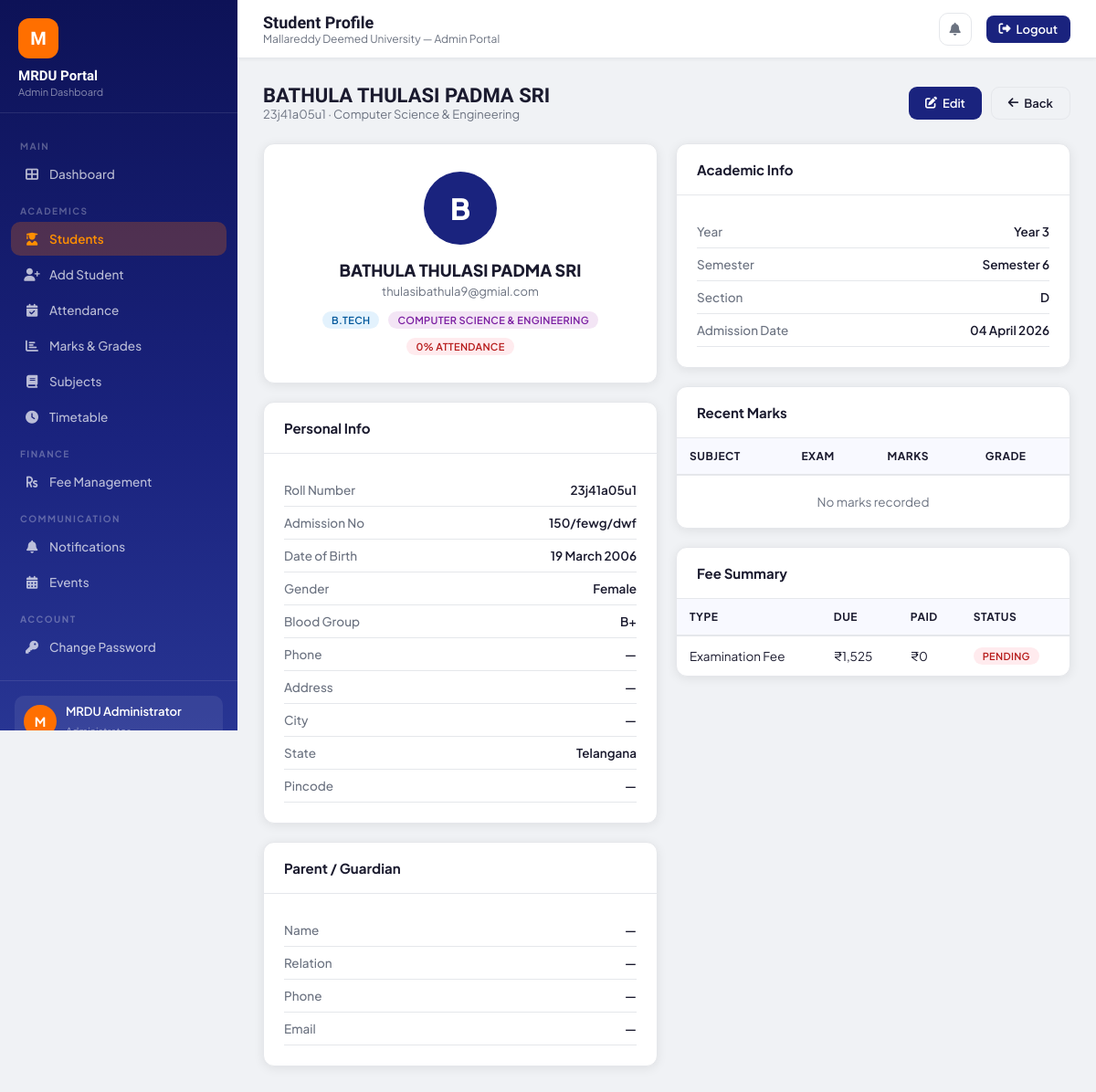
Page /admin/students/1 (signed in) on the committed database.
### models.py (models this page shows, shortened)
class User(UserMixin, db.Model):
    __tablename__ = 'users'
    id = db.Column(db.Integer, primary_key=True)
    username = db.Column(db.String(50), unique=True, nullable=False)
    email = db.Column(db.String(120), unique=True, nullable=False)
    password_hash = db.Column(db.String(256), nullable=False)
    role = db.Column(db.String(20), nullable=False, default='student')
    full_name = db.Column(db.String(100), nullable=False)
    is_active = db.Column(db.Boolean, default=True)
    created_at = db.Column(db.DateTime, default=datetime.utcnow)
    student_profile = db.relationship('Student', backref='user', uselist=False)
    admin_profile = db.relationship('Admin', backref='user', uselist=False)

class Student(db.Model):
    __tablename__ = 'students'
    id = db.Column(db.Integer, primary_key=True)
    user_id = db.Column(db.Integer, db.ForeignKey('users.id'), nullable=False)
    roll_number = db.Column(db.String(20), unique=True, nullable=False)
    admission_number = db.Column(db.String(20), unique=True)
    date_of_birth = db.Column(db.Date)
    gender = db.Column(db.String(10))
    phone = db.Column(db.String(15))
    address = db.Column(db.Text)
    city = db.Column(db.String(50))
    state = db.Column(db.String(50))
    pincode = db.Column(db.String(10))
    blood_group = db.Column(db.String(5))
    department = db.Column(db.String(100))
    course = db.Column(db.String(100))
    year = db.Column(db.Integer)
    semester = db.Column(db.Integer)
    section = db.Column(db.String(5))
    admission_date = db.Column(db.Date, default=datetime.utcnow)
    photo_url = db.Column(db.String(200))
    parent_name = db.Column(db.String(100))
    parent_phone = db.Column(db.String(15))
    parent_email = db.Column(db.String(120))
    parent_relation = db.Column(db.String(30))
    attendances = db.relationship('Attendance', backref='student', lazy=True)
    marks = db.relationship('Mark', backref='student', lazy=True)
    fees = db.relationship('Fee', backref='student', lazy=True)
    @property
    def attendance_percentage(self):
        total = Attendance.query.filter_by(student_id=self.id).count()
        if total == 0:
            return 0
        present = Attendance.query.filter_by(student_id=self.id, status='present').count()
        return round((present / total) * 100, 2)

class Fee(db.Model):
    __tablename__ = 'fees'
    id = db.Column(db.Integer, primary_key=True)
    student_id = db.Column(db.Integer, db.ForeignKey('students.id'), nullable=False)
    fee_type = db.Column(db.String(50))
    amount = db.Column(db.Float, nullable=False)
    amount_paid = db.Column(db.Float, default=0)
    due_date = db.Column(db.Date)
    paid_date = db.Column(db.DateTime)
    status = db.Column(db.String(20), default='pending')
    transaction_id = db.Column(db.String(50))
    receipt_number = db.Column(db.String(30))
    academic_year = db.Column(db.String(10))
    remarks = db.Column(db.String(200))
    created_at = db.Column(db.DateTime, default=datetime.utcnow)

### routes/admin.py (the view)
@admin.route('/students/<int:sid>')
@login_required
@admin_required
def view_student(sid):
    student = Student.query.get_or_404(sid)
    return render_template('admin/view_student.html', student=student)

### models.py (called while the page is built)
@login_manager.user_loader
def load_user(user_id):
    return User.query.get(int(user_id))

### routes/admin.py (called while the page is built)
def admin_required(f):
    @wraps(f)
    def decorated(*args, **kwargs):
        if not current_user.is_authenticated or current_user.role != 'admin':
            flash('Access denied. Admin privileges required.', 'danger')
            return redirect(url_for('auth.login'))
        return f(*args, **kwargs)
    return decorated

### templates/admin/view_student.html
{% extends "admin/base_admin.html" %}
{% block page_title %}Student Profile{% endblock %}
{% block content %}
<div class="page-header">
  <div><h2>{{ student.user.full_name }}</h2><p>{{ student.roll_number }} · {{ student.department }}</p></div>
  <div style="display:flex;gap:10px">
    <a href="{{ url_for('admin.edit_student', sid=student.id) }}" class="btn btn-primary"><i class="fas fa-edit"></i> Edit</a>
    <a href="{{ url_for('admin.students') }}" class="btn btn-outline"><i class="fas fa-arrow-left"></i> Back</a>
  </div>
</div>
<div class="grid-2">
  <div>
    <div class="card mb-3">
      <div class="card-body" style="text-align:center;padding:30px">
        <div style="width:80px;height:80px;border-radius:50%;background:var(--primary);display:flex;align-items:center;justify-content:center;color:white;font-size:32px;font-weight:800;margin:0 auto 16px">{{ student.user.full_name[0] }}</div>
        <h3 style="font-size:18px;font-weight:800">{{ student.user.full_name }}</h3>
        <p style="color:var(--text-muted);font-size:13px;margin-top:4px">{{ student.user.email }}</p>
        <div style="display:flex;justify-content:center;gap:10px;margin-top:14px;flex-wrap:wrap">
          <span class="badge badge-info">{{ student.course }}</span>
          <span class="badge badge-purple">{{ student.department }}</span>
          <span class="badge badge-{{ 'success' if student.attendance_percentage >= 75 else 'danger' }}">{{ student.attendance_percentage }}% Attendance</span>
        </div>
      </div>
    </div>
    <div class="card mb-3">
      <div class="card-header"><h3>Personal Info</h3></div>
      <div class="card-body">
        {% set infos = [
          ('Roll Number', student.roll_number),
          ('Admission No', student.admission_number or '—'),
          ('Date of Birth', student.date_of_birth.strftime('%d %B %Y') if student.date_of_birth else '—'),
          ('Gender', student.gender or '—'),
          ('Blood Group', student.blood_group or '—'),
          ('Phone', student.phone or '—'),
          ('Address', student.address or '—'),
          ('City', student.city or '—'),
          ('State', student.state or '—'),
          ('Pincode', student.pincode or '—')
        ] %}
        {% for label, value in infos %}
        <div style="display:flex;justify-content:space-between;padding:9px 0;border-bottom:1px solid var(--border);font-size:13.5px">
          <span style="color:var(--text-muted);font-weight:500">{{ label }}</span>
          <span style="font-weight:600;color:var(--text)">{{ value }}</span>
        </div>
        {% endfor %}
      </div>
    </div>
    <div class="card">
      <div class="card-header"><h3>Parent / Guardian</h3></div>
      <div class="card-body">
        {% set parent_infos = [
          ('Name', student.parent_name or '—'),
          ('Relation', student.parent_relation or '—'),
          ('Phone', student.parent_phone or '—'),
          ('Email', student.parent_email or '—')
        ] %}
        {% for label, value in parent_infos %}
        <div style="display:flex;justify-content:space-between;padding:9px 0;border-bottom:1px solid var(--border);font-size:13.5px">
          <span style="color:var(--text-muted);font-weight:500">{{ label }}</span>
          <span style="font-weight:600">{{ value }}</span>
        </div>
        {% endfor %}
      </div>
    </div>
  </div>
  <div>
    <div class="card mb-3">
      <div class="card-header"><h3>Academic Info</h3></div>
      <div class="card-body">
        {% set ac_infos = [
          ('Year', 'Year ' + student.year|string),
          ('Semester', 'Semester ' + student.semester|string),
          ('Section', student.section or '—'),
          ('Admission Date', student.admission_date.strftime('%d %B %Y') if student.admission_date else '—')
        ] %}
        {% for label, value in ac_infos %}
        <div style="display:flex;justify-content:space-between;padding:9px 0;border-bottom:1px solid var(--border);font-size:13.5px">
          <span style="color:var(--text-muted);font-weight:500">{{ label }}</span>
          <span style="font-weight:600">{{ value }}</span>
        </div>
        {% endfor %}
      </div>
    </div>
    <div class="card mb-3">
      <div class="card-header"><h3>Recent Marks</h3></div>
      <div class="table-wrap">
        <table>
          <thead><tr><th>Subject</th><th>Exam</th><th>Marks</th><th>Grade</th></tr></thead>
          <tbody>
            {% for m in student.marks[-5:] %}
            <tr>
              <td>{{ m.subject.name }}</td>
              <td>{{ m.exam_type }}</td>
              <td>{{ m.marks_obtained }}/{{ m.max_marks }}</td>
              <td><span class="badge badge-{{ 'success' if m.grade not in ['F','C'] else 'danger' if m.grade == 'F' else 'warning' }}">{{ m.grade }}</span></td>
            </tr>
            {% else %}
            <tr><td colspan="4" style="text-align:center;color:var(--text-muted);padding:20px">No marks recorded</td></tr>
            {% endfor %}
          </tbody>
        </table>
      </div>
    </div>
    <div class="card">
      <div class="card-header"><h3>Fee Summary</h3></div>
      <div class="table-wrap">
        <table>
          <thead><tr><th>Type</th><th>Due</th><th>Paid</th><th>Status</th></tr></thead>
          <tbody>
            {% for f in student.fees %}
            <tr>
              <td>{{ f.fee_type }}</td>
              <td>₹{{ "{:,.0f}".format(f.amount) }}</td>
              <td>₹{{ "{:,.0f}".format(f.amount_paid) }}</td>
              <td><span class="badge badge-{{ 'success' if f.status=='paid' else 'warning' if f.status=='partial' else 'danger' }}">{{ f.status }}</span></td>
            </tr>
            {% else %}
            <tr><td colspan="4" style="text-align:center;color:var(--text-muted);padding:20px">No fee records</td></tr>
            {% endfor %}
          </tbody>
        </table>
      </div>
    </div>
  </div>
</div>
{% endblock %}

### templates/admin/base_admin.html
{% extends "base.html" %}
{% block body %}
<div class="sidebar">
  <div class="sidebar-brand">
    <div class="logo-circle">M</div>
    <h2>MRDU Portal</h2>
    <p>Admin Dashboard</p>
  </div>
  <nav>
    <div class="nav-section">Main</div>
    <a href="{{ url_for('admin.dashboard') }}" class="nav-item"><i class="fas fa-th-large"></i> Dashboard</a>
    <div class="nav-section">Academics</div>
    <a href="{{ url_for('admin.students') }}" class="nav-item"><i class="fas fa-user-graduate"></i> Students</a>
    <a href="{{ url_for('admin.add_student') }}" class="nav-item"><i class="fas fa-user-plus"></i> Add Student</a>
    <a href="{{ url_for('admin.attendance') }}" class="nav-item"><i class="fas fa-calendar-check"></i> Attendance</a>
    <a href="{{ url_for('admin.marks') }}" class="nav-item"><i class="fas fa-chart-bar"></i> Marks & Grades</a>
    <a href="{{ url_for('admin.subjects') }}" class="nav-item"><i class="fas fa-book"></i> Subjects</a>
    <a href="{{ url_for('admin.timetable') }}" class="nav-item"><i class="fas fa-clock"></i> Timetable</a>
    <div class="nav-section">Finance</div>
    <a href="{{ url_for('admin.fees') }}" class="nav-item"><i class="fas fa-rupee-sign"></i> Fee Management</a>
    <div class="nav-section">Communication</div>
    <a href="{{ url_for('admin.notifications') }}" class="nav-item"><i class="fas fa-bell"></i> Notifications</a>
    <a href="{{ url_for('admin.events') }}" class="nav-item"><i class="fas fa-calendar-alt"></i> Events</a>
    <div class="nav-section">Account</div>
    <a href="{{ url_for('auth.change_password') }}" class="nav-item"><i class="fas fa-key"></i> Change Password</a>
  </nav>
  <div class="sidebar-footer">
    <div class="user-card">
      <div class="user-avatar">{{ current_user.full_name[0] }}</div>
      <div class="user-info">
        <p>{{ current_user.full_name }}</p>
        <span>Administrator</span>
      </div>
    </div>
  </div>
</div>
<div class="main-wrap">
  <div class="topbar">
    <div class="topbar-left">
      <h1>{% block page_title %}Dashboard{% endblock %}</h1>
      <p>Mallareddy Deemed University — Admin Portal</p>
    </div>
    <div class="topbar-right">
      <a href="{{ url_for('admin.notifications') }}" class="topbar-btn" title="Notifications"><i class="fas fa-bell"></i></a>
      <a href="{{ url_for('auth.logout') }}" class="logout-btn"><i class="fas fa-sign-out-alt"></i> Logout</a>
    </div>
  </div>
  <div class="content">
    {% block content %}{% endblock %}
  </div>
</div>
{% endblock %}

### templates/base.html (shortened to what this page needs)
<!DOCTYPE html>
<html lang="en">
<head>
  <link rel="stylesheet" href="https://cdnjs.cloudflare.com/ajax/libs/font-awesome/6.5.0/css/all.min.css">
</head>
<body>
{% block body %}{% endblock %}
</body>
</html>

### rows in the picture
User: full_name "M", full_name "MRDU Administrator"
User: user.full_name "BATHULA THULASI PADMA SRI", user "B", user.email "thulasibathula9@gmial.com"
Student: roll_number "23j41a05u1", department "Computer Science & Engineering", course "B.TECH", department "COMPUTER SCIENCE & ENGINEERING", label "Roll Number", label "Admission No", admission_number "150/fewg/dwf", label "Gender", gender "Female", label "Blood Group", blood_group "B+", label "State", state "Telangana"
Fee: fee_type "Examination Fee", amount "1,525", amount_paid "0", status "PENDING"

### other values in the picture
{{ student.attendance_percentage }} "0"
{{ label }} "Date of Birth" "Phone" "Address" "City" "Pincode"
{{ value }} "19 March 2006" "—" "—" "—" "—"
{{ label }} "Name" "Relation" "Phone" "Email"
{{ value }} "—" "—" "—" "—"
{{ label }} "Year" "Semester" "Section" "Admission Date"
{{ value }} "Year 3" "Semester 6" "D" "04 April 2026"
